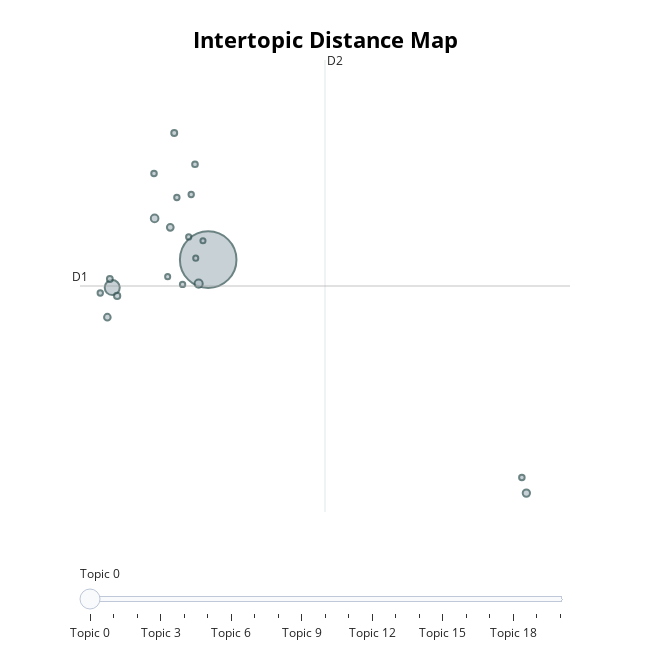

Notebook cell for this chart:
### Code cell
model_years.visualize_topics()

### Figure 1 — Plotly figure (JSON) as saved in the notebook; plotly's stock layout.template omitted (floating-point values rounded to 4 significant figures)
{"data": [{"customdata": [[0, "right | hon | gentleman | lynch | oshea", 1978], [1, "ford | five | hear | years | agree", 140], [2, "literature | americans | native | born | american", 41], [3, "proposed | leader | chairman | shaw | nominated", 36], [4, "cheers | cries | oh | given | counter", 33], [5, "quarrels | old | desire | happens | generally", 28], [6, "voice | talk | separation | worthy | welcome", 27], [7, "demerits | knew | speak | recommended | best", 24], [8, "injury | cannot | return | isolated | claim", 22], [9, "task | unravelling | terrible | seems | devoted", 21], [10, "mission | fulfilled | comes | shall | day", 20], [11, "rule | home | cheers | ministerial | loud", 19], [12, "carnarvon | lord | cabinet | denied | statutory", 19], [13, "sums | countrymen | treasury | address | several", 18], [14, "lose | desperate | proportionately | careful | constitution", 18], [15, "amendment | oppose | modification | measure | points", 18], [16, "overseer | irritated | works | orangeman | digging", 18], [17, "land | act | question | movement | settle", 17], [18, "ambition | struggle | personal | measures | entered", 16], [19, "faced | danger | risk | otherwise | personal", 16], [20, "force | unfair | ask | pay | control", 16]], "hovertemplate": "<b>Topic %{customdata[0]}</b><br>%{customdata[1]}<br>Size: %{customdata[2]}", "legendgroup": "", "marker": {"color": "#B0BEC5", "line": {"color": "DarkSlateGrey", "width": 2}, "size": [1978, 140, 41, 36, 33, 28, 27, 24, 22, 21, 20, 19, 19, 18, 18, 18, 18, 17, 16, 16, 16], "sizemode": "area", "sizeref": 1.236, "symbol": "circle"}, "mode": "markers", "name": "", "orientation": "v", "showlegend": false, "type": "scatter", "x": [-1.446, -6.547, -1.954, -4.293, 15.47, -3.461, -6.806, -6.285, -3.251, -6.674, -2.148, 15.23, -4.327, -3.111, -7.183, -2.349, -2.808, -2.482, -2.108, -1.724, -3.6], "xaxis": "x", "y": [5.315, 4.902, 4.96, 5.924, 1.864, 5.793, 4.465, 4.778, 7.188, 5.029, 6.725, 2.094, 6.589, 6.234, 4.821, 6.278, 4.949, 5.65, 5.337, 5.594, 5.064], "yaxis": "y"}], "layout": {"annotations": [{"showarrow": false, "text": "D1", "x": -8.26, "y": 4.925, "yshift": 10}, {"showarrow": false, "text": "D2", "x": 4.763, "xshift": 10, "y": 8.266}], "height": 650, "hoverlabel": {"bgcolor": "white", "font": {"family": "Rockwell", "size": 16}}, "legend": {"itemsizing": "constant", "tracegroupgap": 0}, "margin": {"t": 60}, "shapes": [{"line": {"color": "#CFD8DC", "width": 2}, "type": "line", "x0": 4.763, "x1": 4.763, "y0": 1.584, "y1": 8.266}, {"line": {"color": "#9E9E9E", "width": 2}, "type": "line", "x0": -8.26, "x1": 17.79, "y0": 4.925, "y1": 4.925}], "sliders": [{"active": 0, "pad": {"t": 50}, "steps": [{"args": [{"marker.color": [["red", "#B0BEC5", "#B0BEC5", "#B0BEC5", "#B0BEC5", "#B0BEC5", "#B0BEC5", "#B0BEC5", "#B0BEC5", "#B0BEC5", "#B0BEC5", "#B0BEC5", "#B0BEC5", "#B0BEC5", "#B0BEC5", "#B0BEC5", "#B0BEC5", "#B0BEC5", "#B0BEC5", "#B0BEC5", "#B0BEC5"]]}], "label": "Topic 0", "method": "update"}, {"args": [{"marker.color": [["#B0BEC5", "red", "#B0BEC5", "#B0BEC5", "#B0BEC5", "#B0BEC5", "#B0BEC5", "#B0BEC5", "#B0BEC5", "#B0BEC5", "#B0BEC5", "#B0BEC5", "#B0BEC5", "#B0BEC5", "#B0BEC5", "#B0BEC5", "#B0BEC5", "#B0BEC5", "#B0BEC5", "#B0BEC5", "#B0BEC5"]]}], "label": "Topic 1", "method": "update"}, {"args": [{"marker.color": [["#B0BEC5", "#B0BEC5", "red", "#B0BEC5", "#B0BEC5", "#B0BEC5", "#B0BEC5", "#B0BEC5", "#B0BEC5", "#B0BEC5", "#B0BEC5", "#B0BEC5", "#B0BEC5", "#B0BEC5", "#B0BEC5", "#B0BEC5", "#B0BEC5", "#B0BEC5", "#B0BEC5", "#B0BEC5", "#B0BEC5"]]}], "label": "Topic 2", "method": "update"}, {"args": [{"marker.color": [["#B0BEC5", "#B0BEC5", "#B0BEC5", "red", "#B0BEC5", "#B0BEC5", "#B0BEC5", "#B0BEC5", "#B0BEC5", "#B0BEC5", "#B0BEC5", "#B0BEC5", "#B0BEC5", "#B0BEC5", "#B0BEC5", "#B0BEC5", "#B0BEC5", "#B0BEC5", "#B0BEC5", "#B0BEC5", "#B0BEC5"]]}], "label": "Topic 3", "method": "update"}, {"args": [{"marker.color": [["#B0BEC5", "#B0BEC5", "#B0BEC5", "#B0BEC5", "red", "#B0BEC5", "#B0BEC5", "#B0BEC5", "#B0BEC5", "#B0BEC5", "#B0BEC5", "#B0BEC5", "#B0BEC5", "#B0BEC5", "#B0BEC5", "#B0BEC5", "#B0BEC5", "#B0BEC5", "#B0BEC5", "#B0BEC5", "#B0BEC5"]]}], "label": "Topic 4", "method": "update"}, {"args": [{"marker.color": [["#B0BEC5", "#B0BEC5", "#B0BEC5", "#B0BEC5", "#B0BEC5", "red", "#B0BEC5", "#B0BEC5", "#B0BEC5", "#B0BEC5", "#B0BEC5", "#B0BEC5", "#B0BEC5", "#B0BEC5", "#B0BEC5", "#B0BEC5", "#B0BEC5", "#B0BEC5", "#B0BEC5", "#B0BEC5", "#B0BEC5"]]}], "label": "Topic 5", "method": "update"}, {"args": [{"marker.color": [["#B0BEC5", "#B0BEC5", "#B0BEC5", "#B0BEC5", "#B0BEC5", "#B0BEC5", "red", "#B0BEC5", "#B0BEC5", "#B0BEC5", "#B0BEC5", "#B0BEC5", "#B0BEC5", "#B0BEC5", "#B0BEC5", "#B0BEC5", "#B0BEC5", "#B0BEC5", "#B0BEC5", "#B0BEC5", "#B0BEC5"]]}], "label": "Topic 6", "method": "update"}, {"args": [{"marker.color": [["#B0BEC5", "#B0BEC5", "#B0BEC5", "#B0BEC5", "#B0BEC5", "#B0BEC5", "#B0BEC5", "red", "#B0BEC5", "#B0BEC5", "#B0BEC5", "#B0BEC5", "#B0BEC5", "#B0BEC5", "#B0BEC5", "#B0BEC5", "#B0BEC5", "#B0BEC5", "#B0BEC5", "#B0BEC5", "#B0BEC5"]]}], "label": "Topic 7", "method": "update"}, {"args": [{"marker.color": [["#B0BEC5", "#B0BEC5", "#B0BEC5", "#B0BEC5", "#B0BEC5", "#B0BEC5", "#B0BEC5", "#B0BEC5", "red", "#B0BEC5", "#B0BEC5", "#B0BEC5", "#B0BEC5", "#B0BEC5", "#B0BEC5", "#B0BEC5", "#B0BEC5", "#B0BEC5", "#B0BEC5", "#B0BEC5", "#B0BEC5"]]}], "label": "Topic 8", "method": "update"}, {"args": [{"marker.color": [["#B0BEC5", "#B0BEC5", "#B0BEC5", "#B0BEC5", "#B0BEC5", "#B0BEC5", "#B0BEC5", "#B0BEC5", "#B0BEC5", "red", "#B0BEC5", "#B0BEC5", "#B0BEC5", "#B0BEC5", "#B0BEC5", "#B0BEC5", "#B0BEC5", "#B0BEC5", "#B0BEC5", "#B0BEC5", "#B0BEC5"]]}], "label": "Topic 9", "method": "update"}, {"args": [{"marker.color": [["#B0BEC5", "#B0BEC5", "#B0BEC5", "#B0BEC5", "#B0BEC5", "#B0BEC5", "#B0BEC5", "#B0BEC5", "#B0BEC5", "#B0BEC5", "red", "#B0BEC5", "#B0BEC5", "#B0BEC5", "#B0BEC5", "#B0BEC5", "#B0BEC5", "#B0BEC5", "#B0BEC5", "#B0BEC5", "#B0BEC5"]]}], "label": "Topic 10", "method": "update"}, {"args": [{"marker.color": [["#B0BEC5", "#B0BEC5", "#B0BEC5", "#B0BEC5", "#B0BEC5", "#B0BEC5", "#B0BEC5", "#B0BEC5", "#B0BEC5", "#B0BEC5", "#B0BEC5", "red", "#B0BEC5", "#B0BEC5", "#B0BEC5", "#B0BEC5", "#B0BEC5", "#B0BEC5", "#B0BEC5", "#B0BEC5", "#B0BEC5"]]}], "label": "Topic 11", "method": "update"}, {"args": [{"marker.color": [["#B0BEC5", "#B0BEC5", "#B0BEC5", "#B0BEC5", "#B0BEC5", "#B0BEC5", "#B0BEC5", "#B0BEC5", "#B0BEC5", "#B0BEC5", "#B0BEC5", "#B0BEC5", "red", "#B0BEC5", "#B0BEC5", "#B0BEC5", "#B0BEC5", "#B0BEC5", "#B0BEC5", "#B0BEC5", "#B0BEC5"]]}], "label": "Topic 12", "method": "update"}, {"args": [{"marker.color": [["#B0BEC5", "#B0BEC5", "#B0BEC5", "#B0BEC5", "#B0BEC5", "#B0BEC5", "#B0BEC5", "#B0BEC5", "#B0BEC5", "#B0BEC5", "#B0BEC5", "#B0BEC5", "#B0BEC5", "red", "#B0BEC5", "#B0BEC5", "#B0BEC5", "#B0BEC5", "#B0BEC5", "#B0BEC5", "#B0BEC5"]]}], "label": "Topic 13", "method": "update"}, {"args": [{"marker.color": [["#B0BEC5", "#B0BEC5", "#B0BEC5", "#B0BEC5", "#B0BEC5", "#B0BEC5", "#B0BEC5", "#B0BEC5", "#B0BEC5", "#B0BEC5", "#B0BEC5", "#B0BEC5", "#B0BEC5", "#B0BEC5", "red", "#B0BEC5", "#B0BEC5", "#B0BEC5", "#B0BEC5", "#B0BEC5", "#B0BEC5"]]}], "label": "Topic 14", "method": "update"}, {"args": [{"marker.color": [["#B0BEC5", "#B0BEC5", "#B0BEC5", "#B0BEC5", "#B0BEC5", "#B0BEC5", "#B0BEC5", "#B0BEC5", "#B0BEC5", "#B0BEC5", "#B0BEC5", "#B0BEC5", "#B0BEC5", "#B0BEC5", "#B0BEC5", "red", "#B0BEC5", "#B0BEC5", "#B0BEC5", "#B0BEC5", "#B0BEC5"]]}], "label": "Topic 15", "method": "update"}, {"args": [{"marker.color": [["#B0BEC5", "#B0BEC5", "#B0BEC5", "#B0BEC5", "#B0BEC5", "#B0BEC5", "#B0BEC5", "#B0BEC5", "#B0BEC5", "#B0BEC5", "#B0BEC5", "#B0BEC5", "#B0BEC5", "#B0BEC5", "#B0BEC5", "#B0BEC5", "red", "#B0BEC5", "#B0BEC5", "#B0BEC5", "#B0BEC5"]]}], "label": "Topic 16", "method": "update"}, {"args": [{"marker.color": [["#B0BEC5", "#B0BEC5", "#B0BEC5", "#B0BEC5", "#B0BEC5", "#B0BEC5", "#B0BEC5", "#B0BEC5", "#B0BEC5", "#B0BEC5", "#B0BEC5", "#B0BEC5", "#B0BEC5", "#B0BEC5", "#B0BEC5", "#B0BEC5", "#B0BEC5", "red", "#B0BEC5", "#B0BEC5", "#B0BEC5"]]}], "label": "Topic 17", "method": "update"}, {"args": [{"marker.color": [["#B0BEC5", "#B0BEC5", "#B0BEC5", "#B0BEC5", "#B0BEC5", "#B0BEC5", "#B0BEC5", "#B0BEC5", "#B0BEC5", "#B0BEC5", "#B0BEC5", "#B0BEC5", "#B0BEC5", "#B0BEC5", "#B0BEC5", "#B0BEC5", "#B0BEC5", "#B0BEC5", "red", "#B0BEC5", "#B0BEC5"]]}], "label": "Topic 18", "method": "update"}, {"args": [{"marker.color": [["#B0BEC5", "#B0BEC5", "#B0BEC5", "#B0BEC5", "#B0BEC5", "#B0BEC5", "#B0BEC5", "#B0BEC5", "#B0BEC5", "#B0BEC5", "#B0BEC5", "#B0BEC5", "#B0BEC5", "#B0BEC5", "#B0BEC5", "#B0BEC5", "#B0BEC5", "#B0BEC5", "#B0BEC5", "red", "#B0BEC5"]]}], "label": "Topic 19", "method": "update"}, {"args": [{"marker.color": [["#B0BEC5", "#B0BEC5", "#B0BEC5", "#B0BEC5", "#B0BEC5", "#B0BEC5", "#B0BEC5", "#B0BEC5", "#B0BEC5", "#B0BEC5", "#B0BEC5", "#B0BEC5", "#B0BEC5", "#B0BEC5", "#B0BEC5", "#B0BEC5", "#B0BEC5", "#B0BEC5", "#B0BEC5", "#B0BEC5", "red"]]}], "label": "Topic 20", "method": "update"}]}], "title": {"font": {"color": "Black", "size": 22}, "text": "<b>Intertopic Distance Map</b>", "x": 0.5, "xanchor": "center", "y": 0.95, "yanchor": "top"}, "width": 650, "xaxis": {"anchor": "y", "domain": [0, 1], "range": [-8.26, 17.79], "title": {"text": ""}, "visible": false}, "yaxis": {"anchor": "x", "domain": [0, 1], "range": [1.584, 8.266], "title": {"text": ""}, "visible": false}}}
